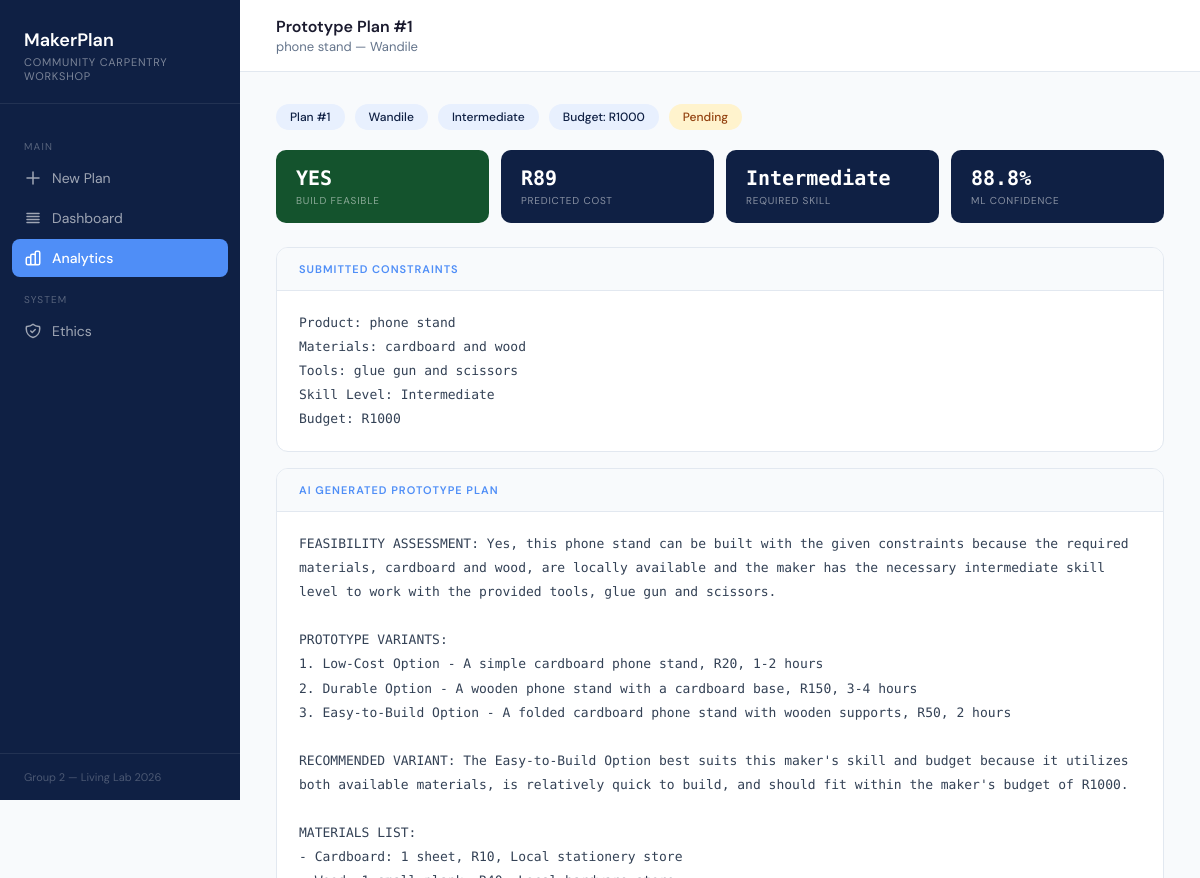
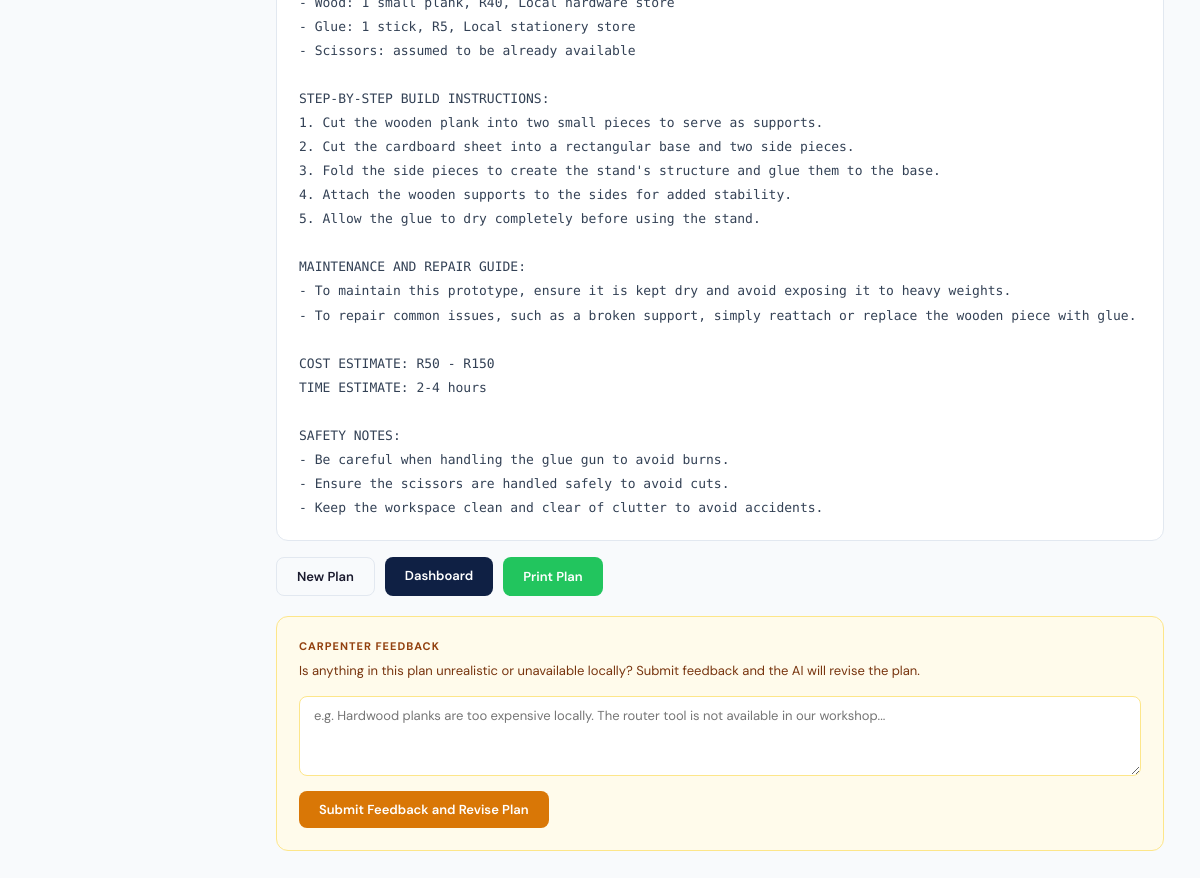
The page /result/1 on the database its author committed (2 pictures, top to bottom).
### tables this page shows
CREATE TABLE plans (
            id INTEGER PRIMARY KEY AUTOINCREMENT,
            maker_name TEXT NOT NULL,
            product_idea TEXT NOT NULL,
            materials TEXT NOT NULL,
            tools TEXT NOT NULL,
            budget TEXT NOT NULL,
            skill_level TEXT NOT NULL,
            status TEXT DEFAULT 'Pending',
            assigned_to TEXT DEFAULT 'Unassigned',
            llm_plan TEXT DEFAULT '',
            ml_feasible TEXT DEFAULT '',
            ml_cost TEXT DEFAULT '',
            ml_skill TEXT DEFAULT '',
            ml_confidence TEXT DEFAULT '',
            created_at TIMESTAMP DEFAULT CURRENT_TIMESTAMP
        );

### app.py (the view)
@app.route("/result/<int:plan_id>")
def result(plan_id):
    conn = get_db()
    plan = conn.execute(
        "SELECT * FROM plans WHERE id = ?", (plan_id,)
    ).fetchone()
    conn.close()
    return render_template("result.html", plan=plan)

### database.py (called while the page is built)
def get_db():
    conn = sqlite3.connect("maker_planner.db")
    conn.row_factory = sqlite3.Row
    return conn

### templates/result.html (shortened to what this page needs)
<!DOCTYPE html>
<html lang="en">
<head>
</head>
<body>
    <aside class="sidebar">
        <div class="sidebar-brand">
            <h1>MakerPlan</h1>
            <p>Community Carpentry Workshop</p>
        </div>
        <nav class="sidebar-nav">
            <p class="nav-label">Main</p>
            <a href="/" class="nav-item"><svg class="nav-icon" fill="none" viewBox="0 0 24 24" stroke="currentColor"><path stroke-linecap="round" stroke-linejoin="round" stroke-width="2" d="M12 4v16m8-8H4"/></svg>New Plan</a>
            <a href="/dashboard" class="nav-item"><svg class="nav-icon" fill="none" viewBox="0 0 24 24" stroke="currentColor"><path stroke-linecap="round" stroke-linejoin="round" stroke-width="2" d="M4 6h16M4 10h16M4 14h16M4 18h16"/></svg>Dashboard</a>
            <a href="/analytics" class="nav-item active">Analytics</a>
            <p class="nav-label">System</p>
            <a href="/ethics" class="nav-item">Ethics</a>
        </nav>
        <div class="sidebar-footer">Group 2 — Living Lab 2026</div>
    </aside>
    <main class="main">
        <div class="topbar">
            <div>
                <h2>Prototype Plan #{{ plan['id'] }}</h2>
                <p>{{ plan['product_idea'] }} — {{ plan['maker_name'] }}</p>
            </div>
        </div>
        <div class="content">
            <div class="meta-row">
                <span class="meta-pill">Plan #{{ plan['id'] }}</span>
                <span class="meta-pill">{{ plan['maker_name'] }}</span>
                <span class="meta-pill">{{ plan['skill_level'] }}</span>
                <span class="meta-pill">Budget: R{{ plan['budget'] }}</span>
                <span class="meta-pill status">{{ plan['status'] }}</span>
            </div>
            <div class="ml-strip">
                <div class="ml-card {{ 'feasible-yes' if plan['ml_feasible'] == 'YES' else 'feasible-no' }}">
                    <div class="ml-value">{{ plan['ml_feasible'] }}</div>
                    <div class="ml-label">Build Feasible</div>
                </div>
                <div class="ml-card">
                    <div class="ml-value">{{ plan['ml_cost'] }}</div>
                    <div class="ml-label">Predicted Cost</div>
                </div>
                <div class="ml-card">
                    <div class="ml-value">{{ plan['ml_skill'] }}</div>
                    <div class="ml-label">Required Skill</div>
                </div>
                <div class="ml-card">
                    <div class="ml-value">{{ plan['ml_confidence'] }}</div>
                    <div class="ml-label">ML Confidence</div>
                </div>
            </div>
            <div class="card">
                <div class="card-header"><h3>Submitted Constraints</h3></div>
                <div class="card-body">Product: {{ plan['product_idea'] }}
Materials: {{ plan['materials'] }}
Tools: {{ plan['tools'] }}
Skill Level: {{ plan['skill_level'] }}
Budget: R{{ plan['budget'] }}</div>
            </div>
            <div class="card">
                <div class="card-header"><h3>AI Generated Prototype Plan</h3></div>
                <div class="card-body">{{ plan['llm_plan'] }}</div>
            </div>
            <div class="btn-row">
                <a href="/" class="btn btn-secondary">New Plan</a>
                <a href="/dashboard" class="btn btn-primary">Dashboard</a>
                <button onclick="window.print()" class="btn btn-success">Print Plan</button>
            </div>
            <div class="feedback-card">
                <h3>Carpenter Feedback</h3>
                <p>Is anything in this plan unrealistic or unavailable locally? Submit feedback and the AI will revise the plan.</p>
                <form action="/feedback/{{ plan['id'] }}" method="POST">
                    <textarea name="feedback" placeholder="e.g. Hardwood planks are too expensive locally. The router tool is not available in our workshop..."></textarea>
                    <button type="submit" class="btn-feedback">Submit Feedback and Revise Plan</button>
                </form>
            </div>
        </div>
    </main>
</body>
</html>

### rows shown on the page
plans: id "1", product_idea "phone stand", maker_name "Wandile", skill_level "Intermediate", budget "1000", status "Pending", ml_feasible "YES", ml_cost "R89", ml_skill "Intermediate", ml_confidence "88.8%", materials "cardboard and wood", tools "glue gun and scissors", llm_plan "FEASIBILITY ASSESSMENT: Yes, this phone stand can be built with the given constraints because the required materials, cardboard and wood, are locally available and the maker has the necessary intermediate skill level to work with the provided tools, glue gun and scissors. PROTOTYPE VARIANTS: 1. Low-Cost Option - A simple cardboard phone stand, R20, 1-2 hours 2. Durable Option - A wooden phone stand with a cardboard base, R150, 3-4 hours 3. Easy-to-Build Option - A folded cardboard phone stand with wooden supports, R50, 2 hours RECOMMENDED VARIANT: The Easy-to-Build Option best suits this maker's skill and budget because it utilizes both available materials, is relatively quick to build, and…"
